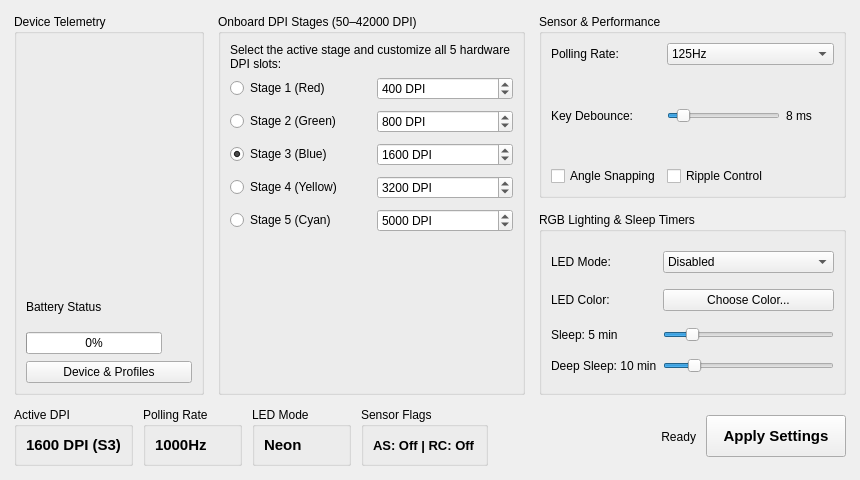
<?xml version="1.0" encoding="UTF-8"?>
<ui version="4.0">
 <class>atsx11</class>
 <widget class="QMainWindow" name="atsx11">
  <property name="geometry">
   <rect>
    <x>0</x>
    <y>0</y>
    <width>860</width>
    <height>480</height>
   </rect>
  </property>
  <property name="minimumSize">
   <size>
    <width>820</width>
    <height>460</height>
   </size>
  </property>
  <property name="windowTitle">
   <string>Attack Shark X11 — Configuration Suite</string>
  </property>
  <widget class="QWidget" name="centralwidget">
   <layout class="QVBoxLayout" name="mainVerticalLayout" stretch="1,0">
    <property name="spacing">
     <number>12</number>
    </property>
    <property name="leftMargin">
     <number>14</number>
    </property>
    <property name="topMargin">
     <number>14</number>
    </property>
    <property name="rightMargin">
     <number>14</number>
    </property>
    <property name="bottomMargin">
     <number>14</number>
    </property>
    <item>
     <layout class="QHBoxLayout" name="topHorizontalLayout" stretch="0,1,1">
      <property name="spacing">
       <number>14</number>
      </property>
      <!-- Left Column: Mouse Preview & Battery Telemetry -->
      <item>
       <widget class="QGroupBox" name="grp_deviceOverview">
        <property name="minimumSize">
         <size>
          <width>190</width>
          <height>0</height>
         </size>
        </property>
        <property name="title">
         <string>Device Telemetry</string>
        </property>
        <layout class="QVBoxLayout" name="leftColumnLayout">
         <item alignment="Qt::AlignmentFlag::AlignHCenter">
          <widget class="QLabel" name="lbl_image">
           <property name="minimumSize">
            <size>
             <width>135</width>
             <height>240</height>
            </size>
           </property>
           <property name="maximumSize">
            <size>
             <width>145</width>
             <height>260</height>
            </size>
           </property>
           <property name="pixmap">
            <pixmap resource="mouse_model_display.qrc">:/images/assets/mouse-2.png</pixmap>
           </property>
           <property name="scaledContents">
            <bool>true</bool>
           </property>
          </widget>
         </item>
         <item>
          <widget class="QLabel" name="lbl_batteryinfo">
           <property name="text">
            <string>Battery Status</string>
           </property>
          </widget>
         </item>
         <item>
          <layout class="QHBoxLayout" name="batteryRowLayout">
           <item>
            <widget class="QProgressBar" name="pbar_batteryinfo">
             <property name="minimum">
              <number>0</number>
             </property>
             <property name="maximum">
              <number>100</number>
             </property>
             <property name="value">
              <number>0</number>
             </property>
             <property name="format">
              <string>%p%</string>
             </property>
            </widget>
           </item>
           <item>
            <widget class="QLabel" name="lbl_isCharging">
             <property name="minimumSize">
              <size>
               <width>24</width>
               <height>24</height>
              </size>
             </property>
             <property name="maximumSize">
              <size>
               <width>24</width>
               <height>24</height>
              </size>
             </property>
             <property name="toolTip">
              <string>Charging indicator</string>
             </property>
             <property name="scaledContents">
              <bool>true</bool>
             </property>
            </widget>
           </item>
          </layout>
         </item>
         <item>
          <widget class="QPushButton" name="btn_settings">
           <property name="toolTip">
            <string>Device selection and profile presets</string>
           </property>
           <property name="text">
            <string>Device &amp;&amp; Profiles</string>
           </property>
          </widget>
         </item>
        </layout>
       </widget>
      </item>

      <!-- Center Column: 5 Programmable DPI Stages -->
      <item>
       <widget class="QGroupBox" name="grp_dpiStages">
        <property name="title">
         <string>Onboard DPI Stages (50–42000 DPI)</string>
        </property>
        <layout class="QVBoxLayout" name="dpiVerticalLayout">
         <item>
          <widget class="QLabel" name="lbl_dpiHint">
           <property name="text">
            <string>Select the active stage and customize all 5 hardware DPI slots:</string>
           </property>
           <property name="wordWrap">
            <bool>true</bool>
           </property>
          </widget>
         </item>
         <item>
          <layout class="QGridLayout" name="dpiGridLayout">
           <property name="horizontalSpacing">
            <number>10</number>
           </property>
           <property name="verticalSpacing">
            <number>10</number>
           </property>
           <!-- Stage 1 -->
           <item row="0" column="0">
            <widget class="QRadioButton" name="radio_dpiStage1">
             <property name="text">
              <string>Stage 1 (Red)</string>
             </property>
            </widget>
           </item>
           <item row="0" column="1">
            <widget class="QSpinBox" name="spin_dpiStage1">
             <property name="suffix">
              <string> DPI</string>
             </property>
             <property name="minimum">
              <number>50</number>
             </property>
             <property name="maximum">
              <number>42000</number>
             </property>
             <property name="singleStep">
              <number>50</number>
             </property>
             <property name="value">
              <number>400</number>
             </property>
            </widget>
           </item>
           <!-- Stage 2 -->
           <item row="1" column="0">
            <widget class="QRadioButton" name="radio_dpiStage2">
             <property name="text">
              <string>Stage 2 (Green)</string>
             </property>
            </widget>
           </item>
           <item row="1" column="1">
            <widget class="QSpinBox" name="spin_dpiStage2">
             <property name="suffix">
              <string> DPI</string>
             </property>
             <property name="minimum">
              <number>50</number>
             </property>
             <property name="maximum">
              <number>42000</number>
             </property>
             <property name="singleStep">
              <number>50</number>
             </property>
             <property name="value">
              <number>800</number>
             </property>
            </widget>
           </item>
           <!-- Stage 3 -->
           <item row="2" column="0">
            <widget class="QRadioButton" name="radio_dpiStage3">
             <property name="text">
              <string>Stage 3 (Blue)</string>
             </property>
             <property name="checked">
              <bool>true</bool>
             </property>
            </widget>
           </item>
           <item row="2" column="1">
            <widget class="QSpinBox" name="spin_dpiStage3">
             <property name="suffix">
              <string> DPI</string>
             </property>
             <property name="minimum">
              <number>50</number>
             </property>
             <property name="maximum">
              <number>42000</number>
             </property>
             <property name="singleStep">
              <number>50</number>
             </property>
             <property name="value">
              <number>1600</number>
             </property>
            </widget>
           </item>
           <!-- Stage 4 -->
           <item row="3" column="0">
            <widget class="QRadioButton" name="radio_dpiStage4">
             <property name="text">
              <string>Stage 4 (Yellow)</string>
             </property>
            </widget>
           </item>
           <item row="3" column="1">
            <widget class="QSpinBox" name="spin_dpiStage4">
             <property name="suffix">
              <string> DPI</string>
             </property>
             <property name="minimum">
              <number>50</number>
             </property>
             <property name="maximum">
              <number>42000</number>
             </property>
             <property name="singleStep">
              <number>50</number>
             </property>
             <property name="value">
              <number>3200</number>
             </property>
            </widget>
           </item>
           <!-- Stage 5 -->
           <item row="4" column="0">
            <widget class="QRadioButton" name="radio_dpiStage5">
             <property name="text">
              <string>Stage 5 (Cyan)</string>
             </property>
            </widget>
           </item>
           <item row="4" column="1">
            <widget class="QSpinBox" name="spin_dpiStage5">
             <property name="suffix">
              <string> DPI</string>
             </property>
             <property name="minimum">
              <number>50</number>
             </property>
             <property name="maximum">
              <number>42000</number>
             </property>
             <property name="singleStep">
              <number>50</number>
             </property>
             <property name="value">
              <number>5000</number>
             </property>
            </widget>
           </item>
          </layout>
         </item>
         <item>
          <spacer name="dpiVerticalSpacer">
           <property name="orientation">
            <enum>Qt::Orientation::Vertical</enum>
           </property>
           <property name="sizeHint" stdset="0">
            <size>
             <width>20</width>
             <height>10</height>
            </size>
           </property>
          </spacer>
         </item>
        </layout>
       </widget>
      </item>

      <!-- Right Column: Sensor Performance, Lighting & Power -->
      <item>
       <layout class="QVBoxLayout" name="rightColumnLayout">
        <item>
         <widget class="QGroupBox" name="grp_sensorPerformance">
          <property name="title">
           <string>Sensor &amp;&amp; Performance</string>
          </property>
          <layout class="QGridLayout" name="perfGridLayout">
           <item row="0" column="0">
            <widget class="QLabel" name="lbl_pollingrate">
             <property name="text">
              <string>Polling Rate:</string>
             </property>
            </widget>
           </item>
           <item row="0" column="1">
            <widget class="QComboBox" name="cbox_pollingrate">
             <item>
              <property name="text">
               <string>125Hz</string>
              </property>
             </item>
             <item>
              <property name="text">
               <string>250Hz</string>
              </property>
             </item>
             <item>
              <property name="text">
               <string>500Hz</string>
              </property>
             </item>
             <item>
              <property name="text">
               <string>1000Hz</string>
              </property>
             </item>
             <item>
              <property name="text">
               <string>2000Hz</string>
              </property>
             </item>
             <item>
              <property name="text">
               <string>4000Hz</string>
              </property>
             </item>
             <item>
              <property name="text">
               <string>8000Hz</string>
              </property>
             </item>
            </widget>
           </item>
           <item row="1" column="0">
            <widget class="QLabel" name="label">
             <property name="text">
              <string>Key Debounce:</string>
             </property>
            </widget>
           </item>
           <item row="1" column="1">
            <layout class="QHBoxLayout" name="debounceRowLayout">
             <item>
              <widget class="QSlider" name="sld_keyresptime">
               <property name="minimum">
                <number>4</number>
               </property>
               <property name="maximum">
                <number>50</number>
               </property>
               <property name="singleStep">
                <number>2</number>
               </property>
               <property name="pageStep">
                <number>2</number>
               </property>
               <property name="value">
                <number>8</number>
               </property>
               <property name="orientation">
                <enum>Qt::Orientation::Horizontal</enum>
               </property>
              </widget>
             </item>
             <item>
              <widget class="QLabel" name="lbl_kreptimeValueDisplay">
               <property name="minimumSize">
                <size>
                 <width>48</width>
                 <height>0</height>
                </size>
               </property>
               <property name="text">
                <string>8 ms</string>
               </property>
              </widget>
             </item>
            </layout>
           </item>
           <item row="2" column="0">
            <widget class="QCheckBox" name="chbox_anglesnap">
             <property name="text">
              <string>Angle Snapping</string>
             </property>
            </widget>
           </item>
           <item row="2" column="1">
            <widget class="QCheckBox" name="chbox_rippleCTRL">
             <property name="text">
              <string>Ripple Control</string>
             </property>
            </widget>
           </item>
          </layout>
         </widget>
        </item>
        <item>
         <widget class="QGroupBox" name="grp_lightingPower">
          <property name="title">
           <string>RGB Lighting &amp;&amp; Sleep Timers</string>
          </property>
          <layout class="QGridLayout" name="lightingGridLayout">
           <item row="0" column="0">
            <widget class="QLabel" name="lbl_ColorMode">
             <property name="text">
              <string>LED Mode:</string>
             </property>
            </widget>
           </item>
           <item row="0" column="1">
            <widget class="QComboBox" name="cbox_colormodes">
             <item>
              <property name="text">
               <string>Disabled</string>
              </property>
             </item>
             <item>
              <property name="text">
               <string>Static</string>
              </property>
             </item>
             <item>
              <property name="text">
               <string>Breathing</string>
              </property>
             </item>
             <item>
              <property name="text">
               <string>Neon</string>
              </property>
             </item>
             <item>
              <property name="text">
               <string>Color Breathing</string>
              </property>
             </item>
             <item>
              <property name="text">
               <string>Static DPI</string>
              </property>
             </item>
             <item>
              <property name="text">
               <string>Breathing DPI</string>
              </property>
             </item>
            </widget>
           </item>
           <item row="1" column="0">
            <widget class="QLabel" name="lbl_ledColor">
             <property name="text">
              <string>LED Color:</string>
             </property>
            </widget>
           </item>
           <item row="1" column="1">
            <widget class="QPushButton" name="btn_ledColor">
             <property name="text">
              <string>Choose Color...</string>
             </property>
             <property name="cursor">
              <cursorShape>PointingHandCursor</cursorShape>
             </property>
            </widget>
           </item>
           <item row="2" column="0">
            <widget class="QLabel" name="lbl_sleepTimerValue">
             <property name="text">
              <string>Sleep: 5 min</string>
             </property>
            </widget>
           </item>
           <item row="2" column="1">
            <widget class="QSlider" name="sldr_sleeptime">
             <property name="minimum">
              <number>1</number>
             </property>
             <property name="maximum">
              <number>30</number>
             </property>
             <property name="value">
              <number>5</number>
             </property>
             <property name="orientation">
              <enum>Qt::Orientation::Horizontal</enum>
             </property>
            </widget>
           </item>
           <item row="3" column="0">
            <widget class="QLabel" name="lbl_deepsleeptimeValue">
             <property name="text">
              <string>Deep Sleep: 10 min</string>
             </property>
            </widget>
           </item>
           <item row="3" column="1">
            <widget class="QSlider" name="sldr_deepSleepTime">
             <property name="minimum">
              <number>1</number>
             </property>
             <property name="maximum">
              <number>60</number>
             </property>
             <property name="value">
              <number>10</number>
             </property>
             <property name="orientation">
              <enum>Qt::Orientation::Horizontal</enum>
             </property>
            </widget>
           </item>
          </layout>
         </widget>
        </item>
       </layout>
      </item>
     </layout>
    </item>

    <!-- Bottom Summary & Apply Bar -->
    <item>
     <layout class="QHBoxLayout" name="bottomBarLayout" stretch="1,1,1,1,2,0">
      <property name="spacing">
       <number>10</number>
      </property>
      <item>
       <widget class="QGroupBox" name="infoDPI">
        <property name="title">
         <string>Active DPI</string>
        </property>
        <layout class="QVBoxLayout" name="v_infoDpi">
         <item>
          <widget class="QLabel" name="lbl_activeDpiValue">
           <property name="font">
            <font>
             <pointsize>11</pointsize>
             <bold>true</bold>
            </font>
           </property>
           <property name="text">
            <string>1600 DPI (S3)</string>
           </property>
          </widget>
         </item>
        </layout>
       </widget>
      </item>
      <item>
       <widget class="QGroupBox" name="info_PolR">
        <property name="title">
         <string>Polling Rate</string>
        </property>
        <layout class="QVBoxLayout" name="v_infoPol">
         <item>
          <widget class="QLabel" name="lbl_PLRValue">
           <property name="font">
            <font>
             <pointsize>11</pointsize>
             <bold>true</bold>
            </font>
           </property>
           <property name="text">
            <string>1000Hz</string>
           </property>
          </widget>
         </item>
        </layout>
       </widget>
      </item>
      <item>
       <widget class="QGroupBox" name="info_LED">
        <property name="title">
         <string>LED Mode</string>
        </property>
        <layout class="QVBoxLayout" name="v_infoLed">
         <item>
          <widget class="QLabel" name="lbl_infoLEDValue">
           <property name="font">
            <font>
             <pointsize>11</pointsize>
             <bold>true</bold>
            </font>
           </property>
           <property name="text">
            <string>Neon</string>
           </property>
          </widget>
         </item>
        </layout>
       </widget>
      </item>
      <item>
       <widget class="QGroupBox" name="info_RippleCntrl">
        <property name="title">
         <string>Sensor Flags</string>
        </property>
        <layout class="QVBoxLayout" name="v_infoFlags">
         <item>
          <widget class="QLabel" name="info_ripplectrlValue">
           <property name="font">
            <font>
             <pointsize>10</pointsize>
             <bold>true</bold>
            </font>
           </property>
           <property name="text">
            <string>AS: Off | RC: Off</string>
           </property>
          </widget>
         </item>
        </layout>
       </widget>
      </item>
      <item>
       <widget class="QLabel" name="lbl_debug">
        <property name="text">
         <string>Ready</string>
        </property>
        <property name="alignment">
         <set>Qt::AlignmentFlag::AlignRight|Qt::AlignmentFlag::AlignVCenter</set>
        </property>
        <property name="wordWrap">
         <bool>true</bool>
        </property>
       </widget>
      </item>
      <item>
       <widget class="QPushButton" name="btn_apply">
        <property name="minimumSize">
         <size>
          <width>140</width>
          <height>42</height>
         </size>
        </property>
        <property name="font">
         <font>
          <pointsize>11</pointsize>
          <bold>true</bold>
         </font>
        </property>
        <property name="text">
         <string>Apply Settings</string>
        </property>
       </widget>
      </item>
     </layout>
    </item>
   </layout>
  </widget>
 </widget>
 <resources>
  <include location="mouse_model_display.qrc"/>
 </resources>
 <connections/>
</ui>
